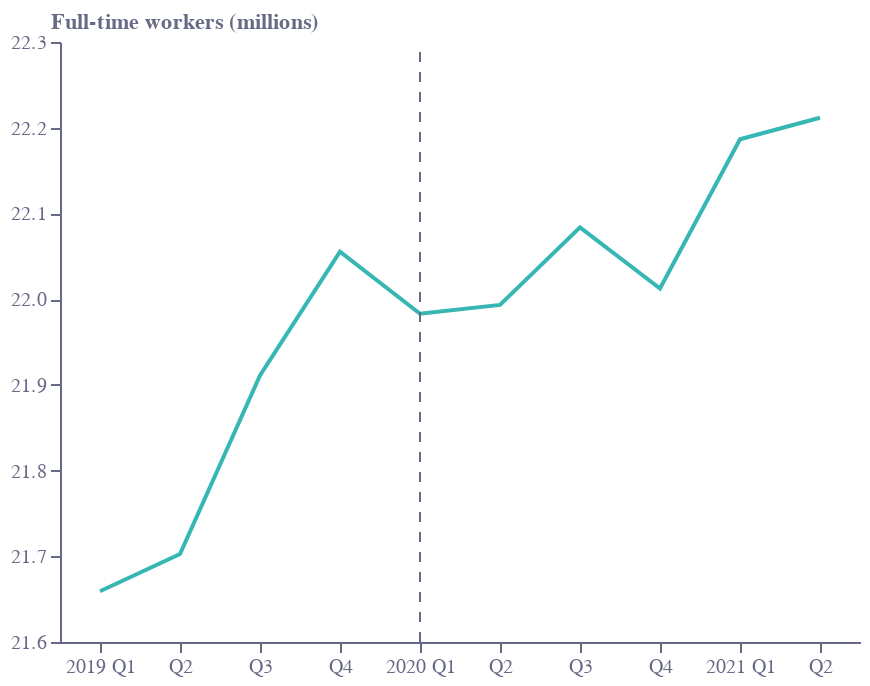

The code cell stored with this chart in its notebook:
### Code cell
base = alt.Chart(f3a).encode(
    x=alt.X(
        "label:N",
        sort=[],
        axis=alt.Axis(
            grid=False,
            titleAlign="right",
            titleAnchor="end",
            title="",
            labelColor=colors["eco-gray"],
            titleColor=colors["eco-gray"],
            tickColor=colors["eco-gray"],
            domainColor=colors["eco-gray"],
            tickCount=10,
            orient="bottom",
            labelAngle=0,
            labelExpr="indexof(datum.value,'Q1')>-1?slice(datum.value,0,4)+' '+slice(datum.value,4):slice(datum.value,4)",
        ),
    )
)
line1 = base.mark_line(color=colors["eco-turquiose"], strokeWidth=2).encode(
    y=alt.Y(
        "full:Q",
        sort=[],
        axis=alt.Axis(
            grid=False,
            title="Full-time workers (millions)",
            titleX=-5,
            titleY=-5,
            titleBaseline="bottom",
            titleAngle=0,
            titleAlign="left",
            labelColor=colors["eco-gray"],
            titleColor=colors["eco-gray"],
            tickColor=colors["eco-gray"],
            domainColor=colors["eco-gray"],
        ),
        scale=alt.Scale(domain=[21.6, 22.3]),
    )
)
axis1 = (
    alt.Chart(pd.DataFrame([{"x": "2020Q1", "y": 21.6}, {"x": "2020Q1", "y":22.3}]))
    .mark_line(strokeWidth=1, strokeDash=[5, 5], color=colors["eco-gray"])
    .encode(x=alt.X("x:N", sort=[]), y="y:Q")
)
layer1 = (
    ((line1 + axis1).properties(height=300, width=400))
    .configure_view(stroke=None)
    .properties(title="")
)
layer1.save("visualisation/" + f + ".json")
layer1.save("visualisation/" + f + ".png")
open("README.md", "a").write(readme)
layer1

### Figure 1 — Vega-Lite specification as saved in the notebook (floating-point values rounded to 4 significant figures)
{"config": {"view": {"continuousWidth": 400, "continuousHeight": 300, "stroke": null}}, "layer": [{"data": {"name": "data-850c31a6045c8598b8685380ea8fdb9d"}, "mark": {"type": "line", "color": "#36B7B4", "strokeWidth": 2}, "encoding": {"x": {"type": "nominal", "axis": {"domainColor": "#676A86", "grid": false, "labelAngle": 0, "labelColor": "#676A86", "labelExpr": "indexof(datum.value,'Q1')>-1?slice(datum.value,0,4)+' '+slice(datum.value,4):slice(datum.value,4)", "orient": "bottom", "tickColor": "#676A86", "tickCount": 10, "title": "", "titleAlign": "right", "titleAnchor": "end", "titleColor": "#676A86"}, "field": "label", "sort": []}, "y": {"type": "quantitative", "axis": {"domainColor": "#676A86", "grid": false, "labelColor": "#676A86", "tickColor": "#676A86", "title": "Full-time workers (millions)", "titleAlign": "left", "titleAngle": 0, "titleBaseline": "bottom", "titleColor": "#676A86", "titleX": -5, "titleY": -5}, "field": "full", "scale": {"domain": [21.6, 22.3]}, "sort": []}}}, {"data": {"name": "data-33ccb9a6142016b28e2332ab179e922f"}, "mark": {"type": "line", "color": "#676A86", "strokeDash": [5, 5], "strokeWidth": 1}, "encoding": {"x": {"type": "nominal", "field": "x", "sort": []}, "y": {"type": "quantitative", "field": "y"}}}], "height": 300, "title": "", "width": 400, "$schema": "https://vega.github.io/schema/vega-lite/v4.8.1.json", "datasets": {"data-850c31a6045c8598b8685380ea8fdb9d": [{"full": 21.66, "part": 7.15, "year": 2019, "q": 1, "label": "2019Q1"}, {"full": 21.7, "part": 7.275, "year": 2019, "q": 2, "label": "2019Q2"}, {"full": 21.91, "part": 7.074, "year": 2019, "q": 3, "label": "2019Q3"}, {"full": 22.06, "part": 7.045, "year": 2019, "q": 4, "label": "2019Q4"}, {"full": 21.98, "part": 7.223, "year": 2020, "q": 1, "label": "2020Q1"}, {"full": 21.99, "part": 6.896, "year": 2020, "q": 2, "label": "2020Q2"}, {"full": 22.08, "part": 6.72, "year": 2020, "q": 3, "label": "2020Q3"}, {"full": 22.01, "part": 6.63, "year": 2020, "q": 4, "label": "2020Q4"}, {"full": 22.19, "part": 6.539, "year": 2021, "q": 1, "label": "2021Q1"}, {"full": 22.21, "part": 6.519, "year": 2021, "q": 2, "label": "2021Q2"}], "data-33ccb9a6142016b28e2332ab179e922f": [{"x": "2020Q1", "y": 21.6}, {"x": "2020Q1", "y": 22.3}]}}
